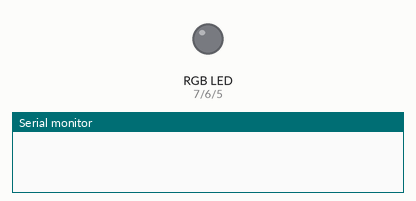
This sketch was run on a simulated Arduino Uno, built with avr-gcc and run on an emulated ATmega328P. Parts: an RGB LED mixed from three pins (HIGH = lit), the last lines printed to the serial monitor.

Above: at 0.15 s.
At 4.05 s:
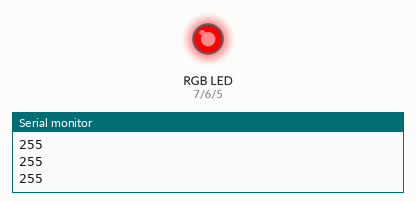
Timing chart, 0 to 4.0 s (numbered marks = the images above):
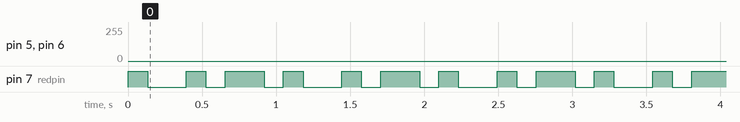

Measured:
- by itself, pin 7 (redpin): repeats every 1.0 s: LOW 0.26 s, HIGH 0.13 s, LOW 0.13 s, HIGH 0.26 s, LOW 0.13 s, HIGH 0.13 s

The sketch:

course_13.ino
```cpp
int redpin = 7; //select the pin for the red LED
int greenpin =6;// select the pin for the green LED
int bluepin =5; // select the pin for the  blue LED


int val;

void setup() {
  pinMode(redpin, OUTPUT);
  pinMode(bluepin, OUTPUT);
  pinMode(greenpin, OUTPUT);
  Serial.begin(9600);
}

void loop()
{
for(val=255; val>0; val--)
  {
   analogWrite(7, val);
   analogWrite(6, 255-val);
   analogWrite(5, 255-val);
   delay(1);
  }
for(val=0; val<255; val++)
  {
   analogWrite(7, val);
   analogWrite(6, 255-val);
   analogWrite(5, 255-val);
   delay(1);
  }
for(val=255; val>0; val--)
  {
   analogWrite(7, 255-val);
   analogWrite(6, 255-val);
   analogWrite(5, val);
   delay(1);
  }
for(val=0; val<255; val++)
  {
   analogWrite(7, 255-val);
   analogWrite(6, 255-val);
   analogWrite(5, val);
   delay(1);
  }

 Serial.println(val,DEC);
}
```
